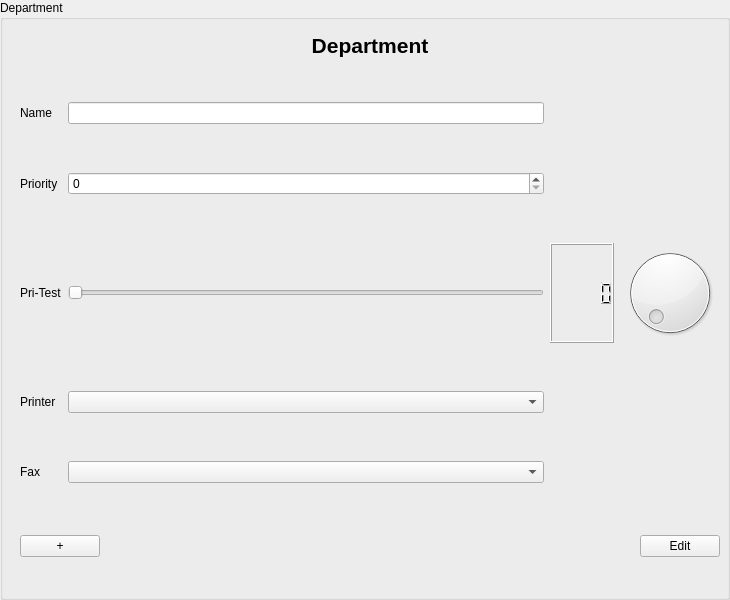
<?xml version="1.0" encoding="UTF-8"?>
<ui version="4.0">
 <class>DepartmentInputArea</class>
 <widget class="QGroupBox" name="DepartmentInputArea">
  <property name="geometry">
   <rect>
    <x>0</x>
    <y>0</y>
    <width>730</width>
    <height>600</height>
   </rect>
  </property>
  <property name="windowTitle">
   <string>Department</string>
  </property>
  <property name="accessibleName">
   <string>DepartmentInputDialog</string>
  </property>
  <property name="title">
   <string>Department</string>
  </property>
  <widget class="QWidget" name="formLayoutWidget" native="true">
   <property name="geometry">
    <rect>
     <x>10</x>
     <y>30</y>
     <width>730</width>
     <height>600</height>
    </rect>
   </property>
   <widget class="QWidget" name="verticalLayoutWidget_Header">
    <property name="geometry">
     <rect>
      <x>10</x>
      <y>0</y>
      <width>700</width>
      <height>30</height>
     </rect>
    </property>
    <layout class="QVBoxLayout" name="verticalLayout">
     <item>
      <widget class="QLabel" name="label_Header">
       <property name="font">
        <font>
         <pointsize>16</pointsize>
         <weight>75</weight>
         <bold>true</bold>
        </font>
       </property>
       <property name="text">
        <string>Department</string>
       </property>
       <property name="alignment">
        <set>Qt::AlignCenter</set>
       </property>
      </widget>
     </item>
    </layout>
   </widget>
   <widget class="QWidget" name="verticalLayoutWidget_Buttons">
    <property name="geometry">
     <rect>
      <x>10</x>
      <y>500</y>
      <width>700</width>
      <height>32</height>
     </rect>
    </property>
    <layout class="QHBoxLayout" name="horizontalLayout">
     <item>
      <widget class="QPushButton" name="pushButton_Add">
       <property name="text">
        <string>+</string>
       </property>
      </widget>
     </item>
     <item>
      <spacer name="horizontalSpacer">
       <property name="orientation">
        <enum>Qt::Horizontal</enum>
       </property>
       <property name="sizeHint" stdset="0">
        <size>
         <width>40</width>
         <height>20</height>
        </size>
       </property>
      </spacer>
     </item>
     <item>
      <widget class="QPushButton" name="pushButton_EditFinish">
       <property name="text">
        <string>Edit</string>
       </property>
      </widget>
     </item>
    </layout>
   </widget>
   <widget class="QWidget" name="gridLayoutWidget">
    <property name="geometry">
     <rect>
      <x>10</x>
      <y>30</y>
      <width>700</width>
      <height>470</height>
     </rect>
    </property>
    <layout class="QGridLayout" name="gridLayout">
     <item row="4" column="0">
      <widget class="QLabel" name="label_Printer">
       <property name="text">
        <string>Printer</string>
       </property>
       <property name="buddy">
        <cstring>comboBox_Printer</cstring>
       </property>
      </widget>
     </item>
     <item row="3" column="0">
      <widget class="QLabel" name="label_Pri_Test">
       <property name="text">
        <string>Pri-Test</string>
       </property>
       <property name="buddy">
        <cstring>horizontalSlider_Priority</cstring>
       </property>
      </widget>
     </item>
     <item row="3" column="4">
      <widget class="QLCDNumber" name="lcdNumber_Priority"/>
     </item>
     <item row="2" column="0">
      <widget class="QLabel" name="label_Priority">
       <property name="text">
        <string>Priority</string>
       </property>
       <property name="buddy">
        <cstring>spinBox_Priority</cstring>
       </property>
      </widget>
     </item>
     <item row="1" column="3">
      <widget class="QLineEdit" name="lineEdit_Name"/>
     </item>
     <item row="3" column="5">
      <widget class="QDial" name="dial_Priority"/>
     </item>
     <item row="4" column="3">
      <widget class="QComboBox" name="comboBox_Printer"/>
     </item>
     <item row="2" column="3">
      <widget class="QSpinBox" name="spinBox_Priority"/>
     </item>
     <item row="1" column="0">
      <widget class="QLabel" name="label_Name">
       <property name="text">
        <string>Name</string>
       </property>
       <property name="buddy">
        <cstring>lineEdit_Name</cstring>
       </property>
      </widget>
     </item>
     <item row="3" column="3">
      <widget class="QSlider" name="horizontalSlider_Priority">
       <property name="orientation">
        <enum>Qt::Horizontal</enum>
       </property>
      </widget>
     </item>
     <item row="5" column="0">
      <widget class="QLabel" name="label_Fax">
       <property name="text">
        <string>Fax</string>
       </property>
       <property name="buddy">
        <cstring>comboBox_Fax</cstring>
       </property>
      </widget>
     </item>
     <item row="5" column="3">
      <widget class="QComboBox" name="comboBox_Fax"/>
     </item>
    </layout>
   </widget>
  </widget>
 </widget>
 <tabstops>
  <tabstop>lineEdit_Name</tabstop>
  <tabstop>spinBox_Priority</tabstop>
  <tabstop>horizontalSlider_Priority</tabstop>
  <tabstop>comboBox_Printer</tabstop>
  <tabstop>comboBox_Fax</tabstop>
  <tabstop>pushButton_Add</tabstop>
  <tabstop>pushButton_EditFinish</tabstop>
  <tabstop>dial_Priority</tabstop>
 </tabstops>
 <resources/>
 <connections/>
 </ui>
